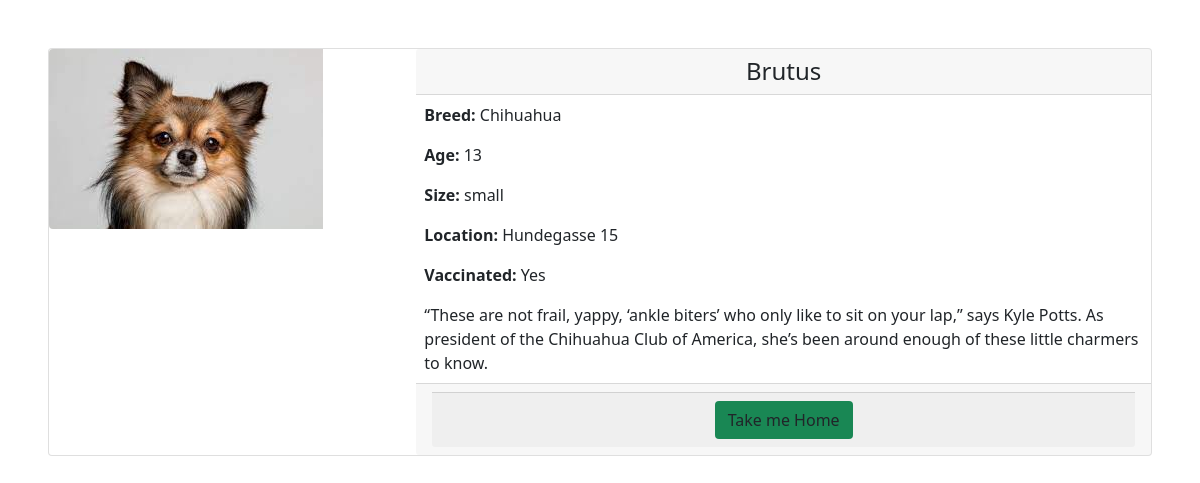
The page /animals/details.php?id=1 (signed in) on the database its author committed.
### tables this page shows
CREATE TABLE `animals` (
  `id` int(11) NOT NULL,
  `name` varchar(255) NOT NULL,
  `located` varchar(255) NOT NULL,
  `size` varchar(255) NOT NULL,
  `age` int(4) NOT NULL,
  `vaccinated` enum('Yes','No') NOT NULL,
  `breed` varchar(255) NOT NULL,
  `description` varchar(255) NOT NULL,
  `status` enum('Adopted','Available') NOT NULL,
  `picture` varchar(255) NOT NULL
);

### animals/details.php (the view, shortened to what this page needs)
<?php
require_once '../components/db_connect.php';
if ($_GET['id']) {
    $id = $_GET['id'];
    $sql = "SELECT * FROM animals WHERE id = {$id}";
    $result = mysqli_query($connect, $sql);
    $data = mysqli_fetch_assoc($result);
    if (mysqli_num_rows($result) == 1) {
        $name = $data['name'];
        $located = $data['located'];
        $size = $data['size'];
        $age = $data['age'];
        $vaccinated = $data['vaccinated'];
        $description = $data['description'];
        $breed = $data['breed'];
        $status = $data['status'];
        $picture = $data['picture'];
    } else {
        header("location: error.php");
    }
} else {
    header("location: error.php");
}
?>
<!DOCTYPE html>
<html lang="en">
<head>
    <?php require_once '../components/boot.php' ?>
</head>
<body>
    <main class="p-5">
        <div class="card mb-3">
            <div class="row g-0">
                <div class="col-md-4">
                    <img src="../pictures/<?php echo $picture; ?>" class="img-fluid rounded-start">
                </div>
                <div class="col-md-8">
                    <h4 class='card-header text-center'><?php echo $name; ?></h4>
                    <div class='card-body p-2'>
                        <p class='card-text'><b> Breed: </b> <?php echo $breed; ?></p>
                        <p class='card-text'><b> Age: </b> <?php echo $age; ?></p>
                        <p class='card-text'><b> Size: </b> <?php echo $size; ?></p>
                        <p class='card-text'><b> Location: </b> <?php echo $located; ?></p>
                        <p class='card-text'><b> Vaccinated: </b> <?php echo $vaccinated; ?></p>
                        <p class='card-text'><?php echo $description; ?></p>
                    </div>
                    <div class='card-footer text-center'>
                       <?php
                       if ($status == 'Available')
                            echo
                            "<div class='card-footer text-center'>
                            <a class='btn btn-small bg-success' href='adopt.php?id=".$id."'>
                            Take me Home</a>
                            </div>";
                        ?>
                            </div>
                        </div>
                    </div>
                </div>
    </main>
</body>
</html>

### rows shown on the page
animals: picture (picture), name "Brutus", breed "Chihuahua", age "13", size "small", located "Hundegasse 15", vaccinated "Yes", description "“These are not frail, yappy, ‘ankle biters’ who only like to sit on your lap,” says Kyle Potts. As president of the Chihuahua Club of America, she’s been around enough of these little charmers to know."
